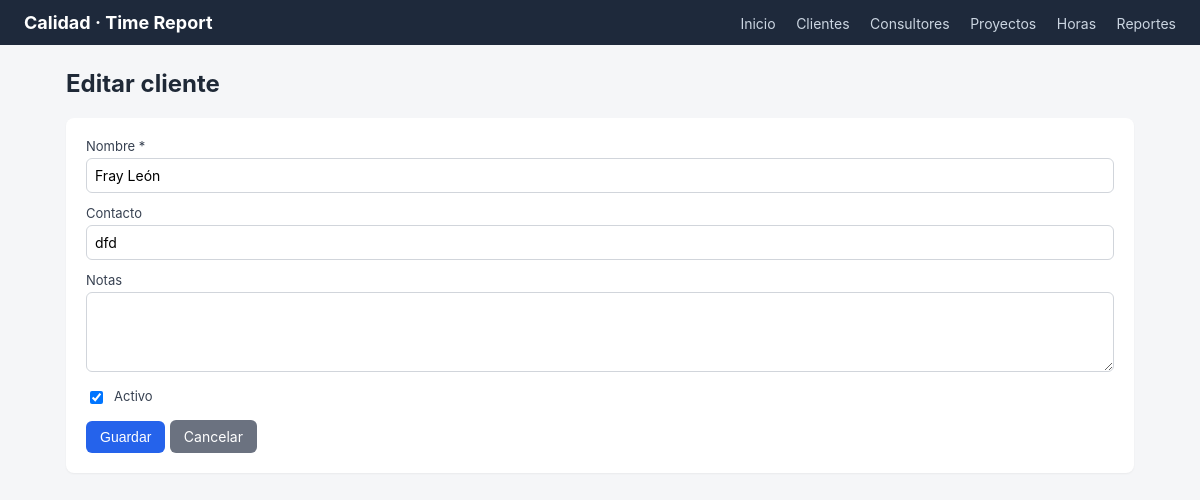
/clients/1/edit, run on the app's committed database.
### models.py (models this page shows)
class Client(db.Model):
    __tablename__ = "clients"
    id = db.Column(db.Integer, primary_key=True)
    name = db.Column(db.String(120), nullable=False, unique=True)
    contact = db.Column(db.String(120))
    notes = db.Column(db.Text)
    active = db.Column(db.Boolean, default=True, nullable=False)
    projects = db.relationship(
        "Project", backref="client", cascade="all, delete-orphan", lazy=True
    )

### app.py (the view, shortened to what this page needs)
    @app.route("/clients/<int:client_id>/edit", methods=["GET", "POST"])
    def clients_edit(client_id):
        client = Client.query.get_or_404(client_id)
        return render_template("clients/form.html", client=client)

### templates/clients/form.html (shortened to what this page needs)
{% extends "base.html" %}
{% block content %}
<h2>{{ 'Editar cliente' if client else 'Nuevo cliente' }}</h2>
<div class="card">
  <form method="post">
    <div class="field">
      <label>Nombre *</label>
      <input type="text" name="name" required value="{{ client.name if client else '' }}">
    </div>
    <div class="field">
      <label>Contacto</label>
      <input type="text" name="contact" value="{{ client.contact if client and client.contact else '' }}">
    </div>
    <div class="field">
      <label>Notas</label>
      <textarea name="notes">{{ client.notes if client and client.notes else '' }}</textarea>
    </div>
    <div class="field checkbox-row">
      <input type="checkbox" id="active" name="active" {% if not client or client.active %}checked{% endif %}>
      <label for="active">Activo</label>
    </div>
    <button class="btn" type="submit">Guardar</button>
    <a class="btn secondary" href="{{ url_for('clients_list') }}">Cancelar</a>
  </form>
</div>
{% endblock %}

### static/style.css (style rules this page uses)
* { box-sizing: border-box; }
body { font-family: -apple-system, "Segoe UI", Roboto, sans-serif; margin: 0; background: #f5f6f8; color: #1f2937; }
h2 { margin-top: 0; }
.card { background: #fff; border-radius: 8px; padding: 20px; box-shadow: 0 1px 2px rgba(0,0,0,0.05); margin-bottom: 16px; }
.btn { display: inline-block; padding: 8px 14px; border-radius: 6px; border: none; background: #2563eb; color: #fff; text-decoration: none; cursor: pointer; font-size: 14px; }
.btn.secondary { background: #6b7280; }
form .field { margin-bottom: 12px; }
form label { display: block; font-size: 13px; margin-bottom: 4px; color: #374151; }
form input[type=text], form input[type=number], form input[type=date], form select, form textarea { width: 100%; padding: 8px; border: 1px solid #d1d5db; border-radius: 6px; font-size: 14px; font-family: inherit; }
form textarea { min-height: 80px; }
.checkbox-row { display: flex; align-items: center; gap: 8px; }
.checkbox-row input { width: auto; }

### data on the page
Client: name "Fray León", contact "dfd", active "☑"

### other printed values
{{ 'Editar cliente' if client else 'Nuevo cliente' }} "Editar cliente"
